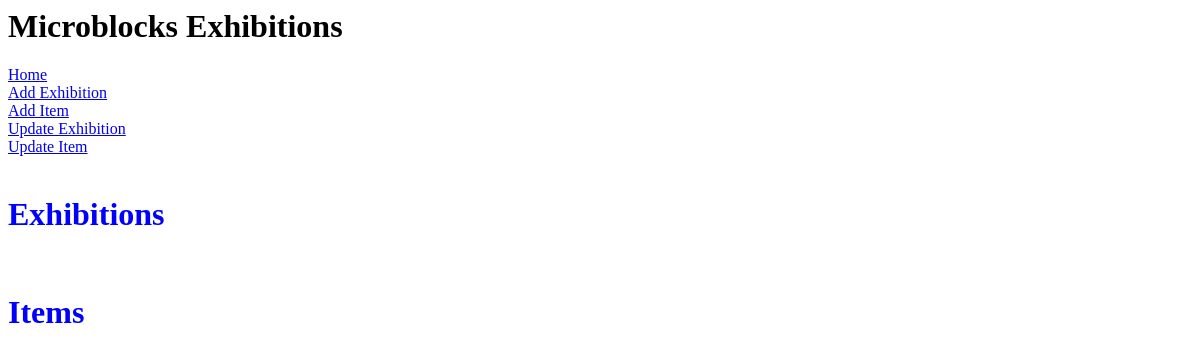
Before: / with the older database file.
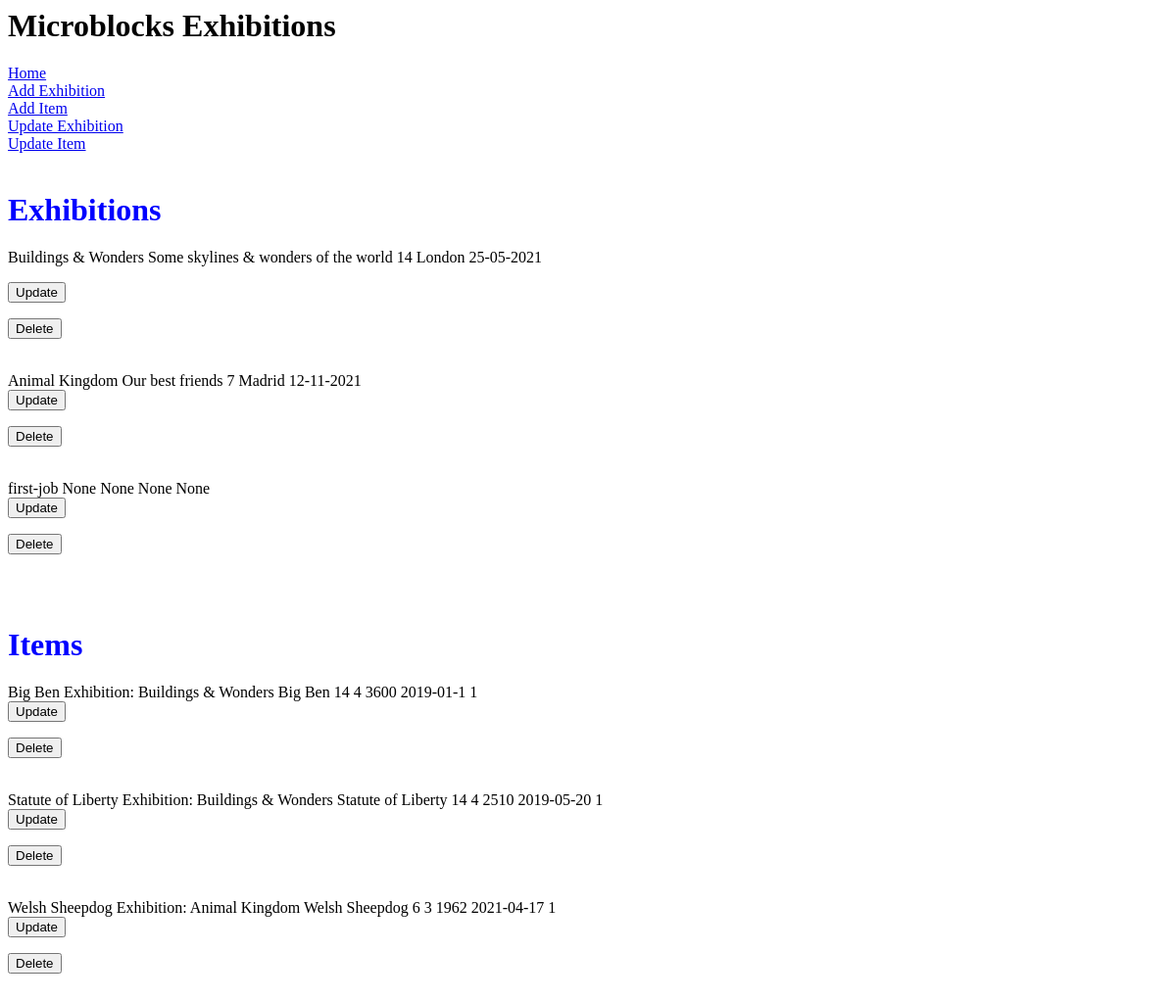
After: the same page with the newer database file.
### application/models.py (models this page shows)
class Exhibitions(db.Model):
    exhibitionsID = db.Column(db.Integer, primary_key=True)
    name = db.Column(db.String(50), nullable=False)
    descriptions = db.Column(db.String(150), nullable=True)
    exhDuration = db.Column(db.Integer, nullable=True)
    exhLocation = db.Column(db.String(20), nullable=True)
    exhDate = db.Column(db.String(20), nullable=True)
    itexh = db.relationship('Items', backref='builds')

class Items(db.Model):
    itemsID = db.Column(db.Integer, primary_key=True)
    name = db.Column(db.String(50), nullable=False)
    ageLevel = db.Column(db.Integer, nullable=True)
    difficultyLevel = db.Column(db.Integer, nullable=True)
    numberOfPieces = db.Column(db.Integer, nullable=True)
    dateBuilt = db.Column(db.String(20), nullable=True)
    photo = db.Column(db.String(100), nullable=True)
    comments = db.Column(db.String(150), nullable=True)
    exhid = db.Column(db.Integer, db.ForeignKey(
        'exhibitions.exhibitionsID'), nullable=True)

### application/routes.py (the view)
@app.route('/', methods=['POST', 'GET'])
def home():
    lists = {"exhibitionsList": Exhibitions.query.all(),
    "itemsList": Items.query.all()}
    return render_template("home.html", lists=lists)

### application/templates/home.html (shortened to what this page needs)
{% extends "layout.html" %}
{% block body %}
    <br>
    <h1><em>Exhibitions</em></h1>
<p>       {% for exhibition in lists["exhibitionsList"] %}
            {{ exhibition.name }}
            {{ exhibition.descriptions }}
            {{ exhibition.exhDuration }}
            {{ exhibition.exhLocation }}
            {{ exhibition.exhDate }}
            <br>
            <form action="{{ url_for('updatex', exhibitionsID=exhibition.exhibitionsID) }}">
                <input type=submit value="Update">
            </form>
                <form action="{{ url_for('deletex', exhibitionsID=exhibition.exhibitionsID) }}">
                <input type=submit value="Delete">
            </form>
                <br>
        {% endfor %}
    <br>
    <h1><em>Items</em></h1>
        {% for item in lists["itemsList"] %}
            {{ item.name }} Exhibition: {{ item.builds.name }}
            {{ item.name }}
            {{ item.ageLevel }}
            {{ item.difficultyLevel }}
            {{ item.numberOfPieces }}
            {{ item.dateBuilt }}
            {{ item.photo }}
            <br>
            <form action="{{ url_for('updatit',itemsID=item.itemsID) }}">
                <input type=submit value="Update">
            </form>
                <form action="{{ url_for('deletit', itemsID=item.itemsID) }}">
                <input type=submit value="Delete">
            </form>
            <br>
        {% endfor %}
    <br>
</p>
{% endblock body %}

### application/templates/layout.html (shortened to what this page needs)
<html lang="en">
<head>
</head>
<body>
    <h1>Microblocks Exhibitions</h1>
    <a href="{{ url_for('home') }}">Home</a>
    <br>
    <a href="{{ url_for('addex') }}">Add Exhibition</a>
    <br>
    <a href="{{ url_for('addit') }}">Add Item</a>
    <br>
    <a href="{{ url_for('updatex', exhibitionsID=1) }}">Update Exhibition</a>
    <br>
    <a href="{{ url_for('updatit', itemsID=1) }}">Update Item</a>
    <br>
    {% block body %}
    {% endblock body %}
</body>
</html>

### application/templates/layout.html (style rules this page uses)
em { color: blue; font-style:normal; }

Changed rows visible on the page:
added Exhibitions: name "Buildings & Wonders", descriptions "Some skylines & wonders of the world", exhDuration "14", exhLocation "London", exhDate "25-05-2021"
added Exhibitions: name "Animal Kingdom", descriptions "Our best friends", exhDuration "7", exhLocation "Madrid", exhDate "12-11-2021"
added Exhibitions: name "first-job", descriptions "None", exhDuration "None", exhLocation "None", exhDate "None"
added Items: name "Big Ben", builds.name "Buildings & Wonders", ageLevel "14", difficultyLevel "4", numberOfPieces "3600", dateBuilt "2019-01-1", photo "1"
added Items: name "Statute of Liberty", builds.name "Buildings & Wonders", ageLevel "14", difficultyLevel "4", numberOfPieces "2510", dateBuilt "2019-05-20", photo "1"
added Items: name "Welsh Sheepdog", builds.name "Animal Kingdom", ageLevel "6", difficultyLevel "3", numberOfPieces "1962", dateBuilt "2021-04-17", photo "1"
